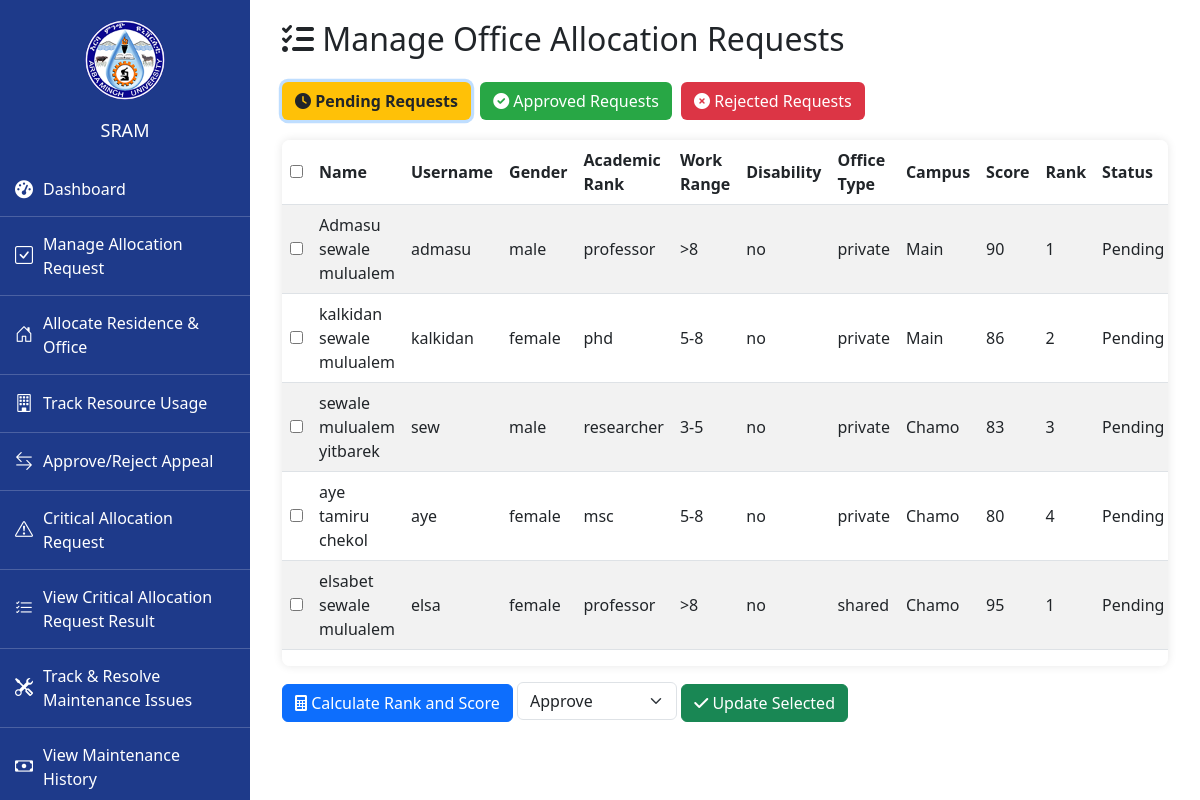
Screenshot of /admin/manage_office_allocation_request.php with the database file from the repository.
### tables this page shows
CREATE TABLE `office_allocation_requests` (
  `id` int(11) NOT NULL,
  `name` varchar(255) NOT NULL,
  `username` varchar(255) NOT NULL,
  `gender` enum('male','female') NOT NULL,
  `date` date NOT NULL,
  `campus` varchar(50) NOT NULL,
  `office_type` enum('private','shared','open_space') NOT NULL,
  `academic_rank` varchar(50) NOT NULL,
  `work_range` varchar(50) NOT NULL,
  `disability` enum('no','yes') NOT NULL,
  `status` enum('Pending','Approved','Rejected') DEFAULT 'Pending',
  `score` int(11) DEFAULT NULL,
  `rank` int(11) DEFAULT NULL,
  `created_at` timestamp NOT NULL DEFAULT current_timestamp()
);

### admin/manage_office_allocation_request.php (the view, shortened to what this page needs)
<?php
$servername = "localhost";
$username = "root";
$password = "";
$dbname = "signup";
$conn = new mysqli($servername, $username, $password, $dbname);
$status_filter = isset($_GET['status']) ? $_GET['status'] : 'Pending';
$sql = "SELECT * FROM office_allocation_requests WHERE status = ?
        ORDER BY
        CASE WHEN office_type = 'private' THEN 1
             WHEN office_type = 'shared' THEN 2
             ELSE 3 END,
        rank ASC";
$stmt = $conn->prepare($sql);
$stmt->bind_param("s", $status_filter);
$stmt->execute();
$result = $stmt->get_result();
?>
<!DOCTYPE html>
<html lang="en">
<head>
    <link href="https://cdn.jsdelivr.net/npm/bootstrap@5.3.0-alpha1/dist/css/bootstrap.min.css" rel="stylesheet">
    <link href="https://cdnjs.cloudflare.com/ajax/libs/font-awesome/6.0.0-beta3/css/all.min.css" rel="stylesheet">
    <link rel="stylesheet" href="https://cdn.jsdelivr.net/npm/bootstrap-icons/font/bootstrap-icons.css">
</head>
<body>
    <div class="sidebar">
        <div class="logo">
            <img src="logo.png" alt="Logo">
        </div>
        <h2>SRAM</h2>
        <ul>
        <li>
                <a href="allocation_committee_dashboard.php"><i class="fas fa-tachometer-alt"></i> Dashboard</a>
            </li>
        <li>
                <a href="#"><i class="bi bi-check-square"></i> Manage Allocation Request</a>
            </li>
            <li>
                <a href="#"><i class="bi bi-house-door"></i> Allocate Residence & Office</a>
            </li>
            <li>
                <a href="#"><i class="bi bi-building"></i> Track Resource Usage</a>
            </li>
            <li>
                <a href="solve_appeal.php"><i class="bi bi-arrow-left-right"></i> Approve/Reject Appeal</a>
            </li>
            <li>
              <a href="critical_allocation_request.php"><i class="bi bi-exclamation-triangle"></i> Critical Allocation Request</a>
             </li>
             <li>
              <a href="view_critical_allocation_request_result.php"><i class="bi bi-list-check"></i> View Critical Allocation Request Result</a>
             </li>
             <li><a href="track_resolve_maintenance.php"><i class="bi bi-tools"></i> Track & Resolve Maintenance Issues</a></li>
             <li><a href="view_maintenance_history.php"><i class="bi bi-cash"></i> View Maintenance History</a></li>
        </ul>
    </div>
    <div class="main-content">
        <div class="container-fluid">
            <h2 class="mb-4">
                <i class="fas fa-tasks"></i> Manage Office Allocation Requests
            </h2>
            <div class="status-filter">
                <a href="?status=Pending" class="btn btn-pending <?php echo $status_filter == 'Pending' ? 'active-status' : ''; ?>">
                    <i class="fas fa-clock"></i> Pending Requests
                </a>
                <a href="?status=Approved" class="btn btn-approved <?php echo $status_filter == 'Approved' ? 'active-status' : ''; ?>">
                    <i class="fas fa-check-circle"></i> Approved Requests
                </a>
                <a href="?status=Rejected" class="btn btn-rejected <?php echo $status_filter == 'Rejected' ? 'active-status' : ''; ?>">
                    <i class="fas fa-times-circle"></i> Rejected Requests
                </a>
            </div>
            <form method="POST" action="">
                <div class="table-responsive">
                    <table class="table table-striped table-hover">
                        <thead>
                            <tr>
                                <th><input type="checkbox" id="select-all"></th>
                                <th>Name</th>
                                <th>Username</th>
                                <th>Gender</th>
                                <th>Academic Rank</th>
                                <th>Work Range</th>
                                <th>Disability</th>
                                <th>Office Type</th>
                                <th>Campus</th>
                                <th>Score</th>
                                <th>Rank</th>
                                <th>Status</th>
                            </tr>
                        </thead>
                        <tbody>
                            <?php
                            if ($result->num_rows > 0) {
                                while ($row = $result->fetch_assoc()) {
                                    echo "<tr>";
                                    echo "<td><input type='checkbox' name='selected_requests[]' value='" . $row["id"] . "'></td>";
                                    echo "<td>" . $row["name"] . "</td>
                                          <td>" . $row["username"] . "</td>
                                          <td>" . $row["gender"] . "</td>
                                          <td>" . $row["academic_rank"] . "</td>
                                          <td>" . $row["work_range"] . "</td>
                                          <td>" . $row["disability"] . "</td>
                                          <td>" . $row["office_type"] . "</td>
                                          <td>" . $row["campus"] . "</td>
                                          <td>" . ($row["score"] ?? 'N/A') . "</td>
                                          <td>" . ($row["rank"] ?? 'N/A') . "</td>
                                          <td>" . ($row["status"] ?? 'Pending') . "</td>";
                                    echo "</tr>";
                                }
                            } else {
                                echo "<tr><td colspan='13' class='text-center'>No " . strtolower($status_filter) . " allocation requests found.</td></tr>";
                            }
                            ?>
                        </tbody>
                    </table>
                </div>
                <div class="mt-3">
                    <?php if ($status_filter == 'Pending'): ?>
                        <button type="submit" name="rank_score" class="btn btn-primary">
                            <i class="fas fa-calculator"></i> Calculate Rank and Score
                        </button>
                    <?php endif; ?>
                    <select name="status" class="form-select d-inline-block w-auto">
                        <option value="Approved">Approve</option>
                    </select>
                    <button type="submit" name="update_status" class="btn btn-success">
                        <i class="fas fa-check"></i> Update Selected
                    </button>
                </div>
            </form>
        </div>
    </div>
</body>
</html>

### admin/manage_office_allocation_request.php (style rules this page uses)
.sidebar { width: 250px; height: 100%; background: #1e3a8a; color: white; padding-top: 20px; position: fixed; left: 0; top: 0; overflow-y: auto; }
.sidebar .logo { text-align: center; margin-bottom: 20px; }
.sidebar .logo img { width: 80px; border-radius: 50%; }
.sidebar h2 { text-align: center; font-size: 18px; margin-bottom: 20px; }
.sidebar ul { list-style: none; padding: 0; }
.sidebar ul li { padding: 15px; border-bottom: 1px solid rgba(255, 255, 255, 0.2); position: relative; }
.sidebar ul li a { text-decoration: none; color: white; font-size: 16px; display: flex; align-items: center; gap: 10px; transition: 0.3s; cursor: pointer; }
.sidebar ul li a i { font-size: 18px; }
.main-content { margin-left: 250px; padding: 20px; }
.table-responsive { background: white; border-radius: 8px; box-shadow: 0 0 10px rgba(0, 0, 0, 0.1); }
.table thead { background-color: #1e3a8a; color: white; }
.table th, .table td { vertical-align: middle; }
.status-filter { margin-bottom: 20px; }
.status-filter .btn { margin-right: 5px; }
.btn-pending { background-color: #ffc107; color: #212529; }
.btn-approved { background-color: #28a745; color: white; }
.btn-rejected { background-color: #dc3545; color: white; }
.active-status { font-weight: bold; box-shadow: 0 0 0 0.2rem rgba(0, 123, 255, 0.25); }

### rows the page displays
office_allocation_requests: name "Admasu sewale mulualem", username "admasu", gender "male", academic_rank "professor", work_range ">8", disability "no", office_type "private", campus "Main", score "90", rank "1", status "Pending"
office_allocation_requests: name "kalkidan sewale mulualem", username "kalkidan", gender "female", academic_rank "phd", work_range "5-8", disability "no", office_type "private", campus "Main", score "86", rank "2", status "Pending"
office_allocation_requests: name "sewale mulualem yitbarek", username "sew", gender "male", academic_rank "researcher", work_range "3-5", disability "no", office_type "private", campus "Chamo", score "83", rank "3", status "Pending"
office_allocation_requests: name "aye tamiru chekol", username "aye", gender "female", academic_rank "msc", work_range "5-8", disability "no", office_type "private", campus "Chamo", score "80", rank "4", status "Pending"
office_allocation_requests: name "elsabet sewale mulualem", username "elsa", gender "female", academic_rank "professor", work_range ">8", disability "no", office_type "shared", campus "Chamo", score "95", rank "1", status "Pending"
